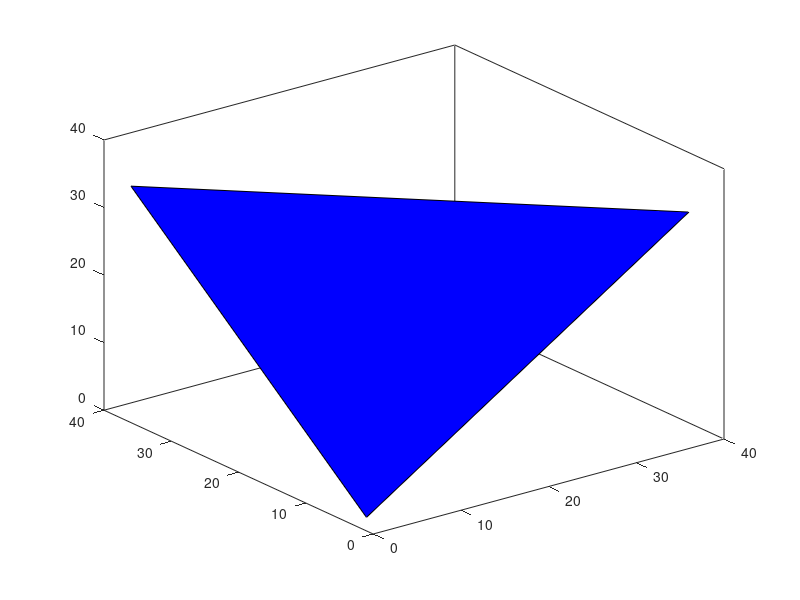

The MATLAB script that drew this image:
clear
x = zeros(7770,1);
y = zeros(7770,1);
z = zeros(7770,1);
cnt = 1;
for i = 0:36
   for j = i + 1:36
      for k = j + 1:36
        x(cnt,1) = i;
        y(cnt,1) = j;
        z(cnt,1) = k;
        cnt = cnt + 1;
      end
   end
end
plot3(x,y,z);
grid minor


fill3([0,36,0,0,0],[1,0,36,1,1],[36,35,35,2,36],'b');
